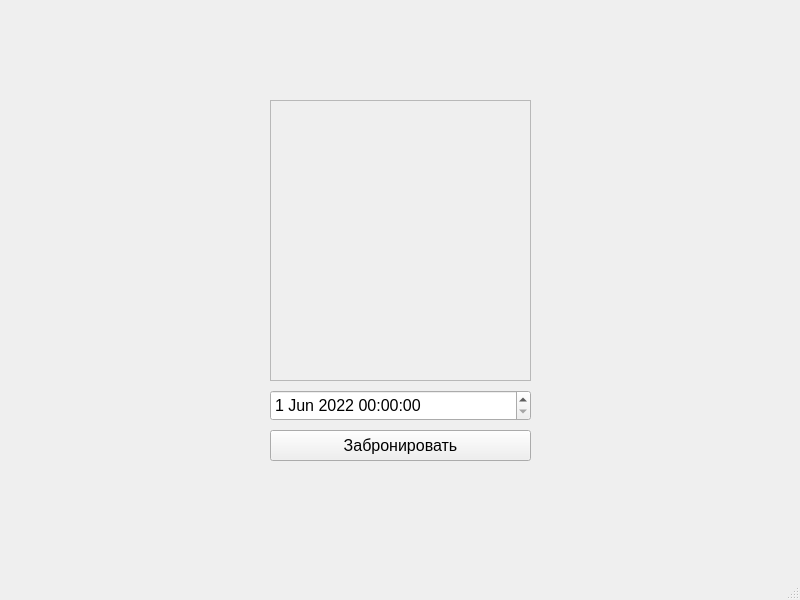
<?xml version="1.0" encoding="UTF-8"?>
<ui version="4.0">
 <class>MainWindow</class>
 <widget class="QMainWindow" name="MainWindow">
  <property name="geometry">
   <rect>
    <x>0</x>
    <y>0</y>
    <width>800</width>
    <height>600</height>
   </rect>
  </property>
  <property name="windowTitle">
   <string>MainWindow</string>
  </property>
  <widget class="QWidget" name="centralwidget">
   <widget class="QPushButton" name="book_button">
    <property name="geometry">
     <rect>
      <x>270</x>
      <y>430</y>
      <width>261</width>
      <height>31</height>
     </rect>
    </property>
    <property name="font">
     <font>
      <pointsize>12</pointsize>
     </font>
    </property>
    <property name="text">
     <string>Забронировать</string>
    </property>
   </widget>
   <widget class="QScrollArea" name="room_scroll">
    <property name="geometry">
     <rect>
      <x>270</x>
      <y>100</y>
      <width>261</width>
      <height>281</height>
     </rect>
    </property>
    <property name="widgetResizable">
     <bool>true</bool>
    </property>
    <widget class="QWidget" name="scrollAreaWidgetContents">
     <property name="geometry">
      <rect>
       <x>0</x>
       <y>0</y>
       <width>259</width>
       <height>279</height>
      </rect>
     </property>
    </widget>
   </widget>
   <widget class="QDateTimeEdit" name="dateTimeEdit">
    <property name="geometry">
     <rect>
      <x>270</x>
      <y>390</y>
      <width>261</width>
      <height>31</height>
     </rect>
    </property>
    <property name="font">
     <font>
      <pointsize>12</pointsize>
     </font>
    </property>
    <property name="date">
     <date>
      <year>2022</year>
      <month>6</month>
      <day>1</day>
     </date>
    </property>
   </widget>
  </widget>
  <widget class="QMenuBar" name="menubar">
   <property name="geometry">
    <rect>
     <x>0</x>
     <y>0</y>
     <width>800</width>
     <height>18</height>
    </rect>
   </property>
  </widget>
  <widget class="QStatusBar" name="statusbar"/>
 </widget>
 <resources/>
 <connections/>
</ui>
